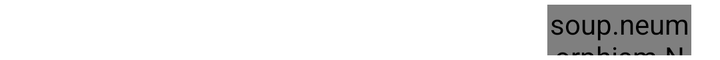
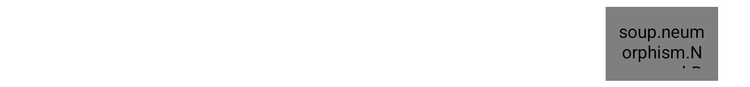

Two renders of one Android screen. The first uses the default layout on a phone; the second uses the alternative layout the repository ships for a different screen configuration, on a matching device. The two XML files are below.
<!-- AndroidManifest.xml: application theme Theme.AIO_Client -->
<!-- res/layout/room_row.xml -->
<?xml version="1.0" encoding="utf-8"?>
<androidx.constraintlayout.widget.ConstraintLayout xmlns:android="http://schemas.android.com/apk/res/android"
    android:layout_width="match_parent"
    android:layout_height="30dp"
    xmlns:app="http://schemas.android.com/apk/res-auto">

    <TextView
        android:id="@+id/roomName_remote"
        android:layout_width="0dp"
        android:layout_height="match_parent"
        android:gravity="center"
        android:autoSizeTextType="uniform"
        android:textColor="#ffffff"
        app:layout_constraintStart_toStartOf="parent"
        app:layout_constraintTop_toTopOf="parent"
        app:layout_constraintEnd_toEndOf="parent"
        app:layout_constraintBottom_toBottomOf="parent"
        app:layout_constraintWidth_percent="0.3"
        app:layout_constraintHorizontal_bias="0.05"
        />

    <TextView
        android:id="@+id/numofpeople_remote"
        android:layout_width="0dp"
        android:layout_height="match_parent"
        android:gravity="center"
        android:autoSizeTextType="uniform"
        android:textColor="#ffffff"
        app:layout_constraintStart_toStartOf="parent"
        app:layout_constraintTop_toTopOf="parent"
        app:layout_constraintEnd_toEndOf="parent"
        app:layout_constraintBottom_toBottomOf="parent"
        app:layout_constraintWidth_percent="0.2"
        app:layout_constraintHorizontal_bias="0.6"
        />

    <soup.neumorphism.NeumorphButton
        android:id="@+id/enter_remote"
        android:layout_width="0dp"
        android:layout_height="0dp"
        android:gravity="center"
        android:autoSizeTextType="uniform"
        android:textColor="#FF6A0D"
        android:text="@string/enter"
        android:fontFamily="@font/sandolgothic"
        android:maxLines="1"
        app:neumorph_inset="1dp"
        app:neumorph_backgroundColor="#292929"
        app:neumorph_shadowColorDark="@color/design_dark_default_color_shadow_dark"
        app:neumorph_shadowColorLight="#444444"
        app:neumorph_shadowElevation="3dp"
        app:neumorph_shapeType="flat"
        app:layout_constraintStart_toStartOf="parent"
        app:layout_constraintEnd_toEndOf="parent"
        app:layout_constraintTop_toTopOf="parent"
        app:layout_constraintBottom_toBottomOf="parent"
        app:layout_constraintHorizontal_bias="0.95"
        app:layout_constraintWidth_percent="0.2"
        app:layout_constraintHeight_percent="0.85"/>

</androidx.constraintlayout.widget.ConstraintLayout>
<!-- resources referenced by this layout -->
<resources>
  <string name="enter">Enter</string>
  <style name="Theme.AIO_Client" parent="Theme.MaterialComponents.DayNight.DarkActionBar">
          
          <item name="colorPrimary">@color/purple_500</item>
          <item name="colorPrimaryVariant">@color/purple_700</item>
          <item name="colorOnPrimary">@color/white</item>
          
          <item name="colorSecondary">@color/teal_200</item>
          <item name="colorSecondaryVariant">@color/teal_700</item>
          <item name="colorOnSecondary">@color/black</item>
          
          <item name="android:statusBarColor" tools:targetApi="l">?attr/colorPrimaryVariant</item>
          
      </style>
  <color name="purple_500">#FF6200EE</color>
  <color name="purple_700">#FF3700B3</color>
  <color name="white">#FFFFFFFF</color>
  <color name="teal_200">#FF03DAC5</color>
  <color name="teal_700">#FF018786</color>
  <color name="black">#FF000000</color>
</resources>
<!-- res/layout-sw600dp/room_row.xml (the repository's variant of the layout above) -->
<!-- drawn on a 7-inch tablet held upright -->
<?xml version="1.0" encoding="utf-8"?>
<androidx.constraintlayout.widget.ConstraintLayout xmlns:android="http://schemas.android.com/apk/res/android"
    android:layout_width="match_parent"
    android:layout_height="70dp"
    xmlns:app="http://schemas.android.com/apk/res-auto">

    <TextView
        android:id="@+id/roomName_remote"
        android:layout_width="0dp"
        android:layout_height="match_parent"
        android:gravity="center"
        android:autoSizeTextType="uniform"
        android:textColor="#ffffff"
        app:layout_constraintStart_toStartOf="parent"
        app:layout_constraintTop_toTopOf="parent"
        app:layout_constraintBottom_toBottomOf="parent"
        app:layout_constraintWidth_percent="0.3"
        />

    <TextView
        android:id="@+id/numofpeople_remote"
        android:layout_width="0dp"
        android:layout_height="match_parent"
        android:gravity="center"
        android:autoSizeTextType="uniform"
        android:textColor="#ffffff"
        app:layout_constraintStart_toStartOf="parent"
        app:layout_constraintTop_toTopOf="parent"
        app:layout_constraintEnd_toEndOf="parent"
        app:layout_constraintBottom_toBottomOf="parent"
        app:layout_constraintWidth_percent="0.2"
        app:layout_constraintHorizontal_bias="0.6"
        />

    <soup.neumorphism.NeumorphButton
        android:id="@+id/enter_remote"
        android:layout_width="0dp"
        android:layout_height="0dp"
        android:gravity="center"
        android:autoSizeTextType="uniform"
        android:textColor="#FF6A0D"
        android:text="@string/enter"
        android:padding="10dp"
        android:paddingBottom="5dp"
        android:fontFamily="@font/sandolgothic"
        android:maxLines="1"
        app:neumorph_backgroundColor="#292929"
        app:neumorph_shadowColorDark="@color/design_dark_default_color_shadow_dark"
        app:neumorph_shadowColorLight="#444444"
        app:neumorph_shadowElevation="3dp"
        app:neumorph_shapeType="flat"
        app:layout_constraintStart_toStartOf="parent"
        app:layout_constraintEnd_toEndOf="parent"
        app:layout_constraintTop_toTopOf="parent"
        app:layout_constraintBottom_toBottomOf="parent"
        app:layout_constraintHorizontal_bias="0.95"
        app:layout_constraintWidth_percent="0.15"
        app:layout_constraintHeight_percent="0.85"/>

</androidx.constraintlayout.widget.ConstraintLayout>
